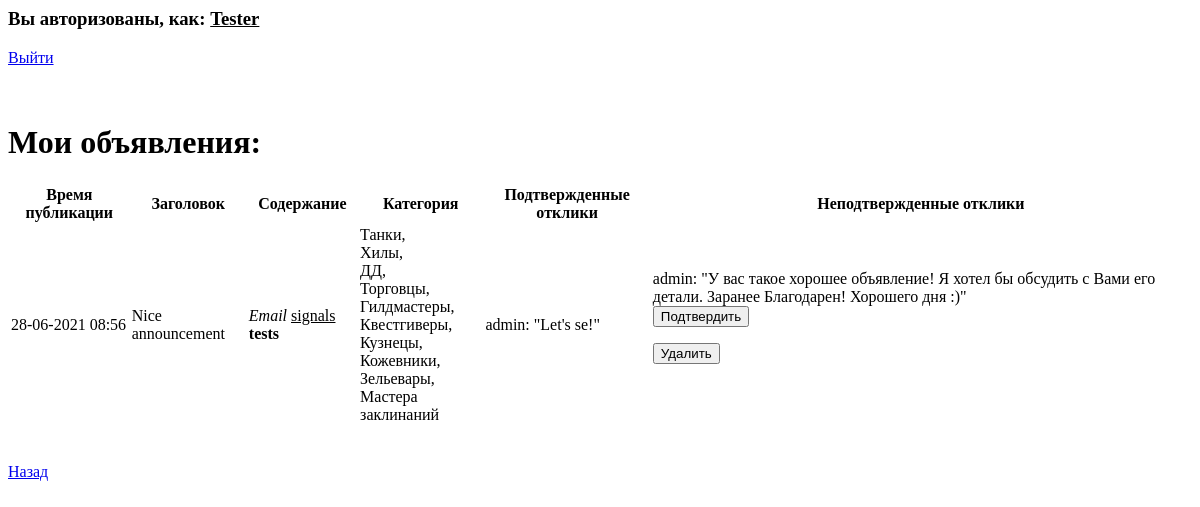
The app's page /private/ (signed in), older data.
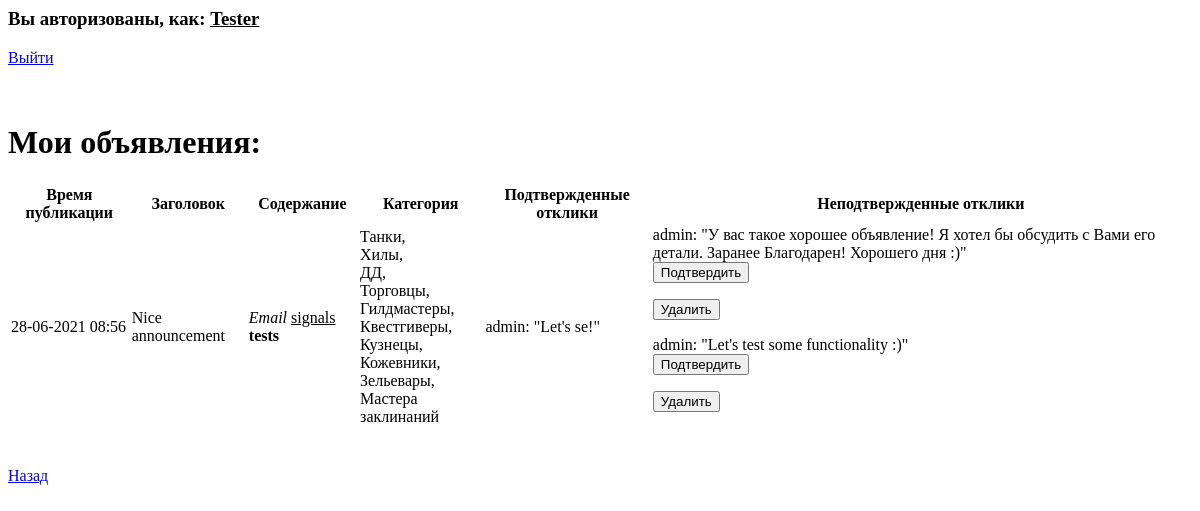
The same page, newer data.
### announcements/models.py (models this page shows, shortened)
class Announcement(models.Model):
    ann_author = models.ForeignKey(User, on_delete=models.CASCADE, verbose_name='Автор объявления')
    ann_title = models.CharField(max_length=255, verbose_name='Заголовок объявления')
    ann_body = RichTextField(blank=True, null=True, verbose_name='Содержание объявления')
    ann_time_in = models.DateTimeField(auto_now_add=True, verbose_name='Time of announcement creation')
    ann_category = models.ManyToManyField(Category, verbose_name='Категория объявления')
    class Meta:
        verbose_name = 'Announcement'
        verbose_name_plural = 'Announcements'

class Category(models.Model):
    cat_name = models.CharField(max_length=255, verbose_name='Category name')
    def __str__(self):
        return self.cat_name
    class Meta:
        verbose_name = 'Category'
        verbose_name_plural = 'Categories'

class Comment(models.Model):
    com_ann = models.ForeignKey(Announcement, on_delete=models.CASCADE, verbose_name='Выбрать публикацию')
    com_author = models.ForeignKey(User, on_delete=models.CASCADE, verbose_name='Автор отклика')
    com_body = models.TextField(verbose_name='Отклик')
    com_time_in = models.DateTimeField(auto_now_add=True, verbose_name='Time of comment creation')
    com_confirmed = models.BooleanField(default=False, verbose_name='Comment confirmed by announcement author')
    def __str__(self):
        return f'{self.com_author}: "{self.com_body}"'
    class Meta:
        verbose_name = 'Comment'
        verbose_name_plural = 'Comments'

### announcements/views.py (the view, shortened to what this page needs)
# urls.py: path('private/', PrivateAccount.as_view(), name='private_account'),
class PrivateAccount(LoginRequiredMixin, ListView):
    model = Announcement
    template_name = 'private_account.html'
    def get_context_data(self, **kwargs):
        context = super().get_context_data(**kwargs)
        context['anns'] = Announcement.objects.filter(ann_author=self.request.user).order_by('-ann_time_in')
        return context

### announcements/templatetags/custom_filters_and_tags.py (called while the page is built)
@register.filter(name='confirmed_comment_filter')
def confirmed_comment_filter(ann_object):
    return Comment.objects.filter(com_ann=ann_object, com_confirmed=True)

@register.filter(name='unconfirmed_comment_filter')
def unconfirmed_comment_filter(ann_object):
    return Comment.objects.filter(com_ann=ann_object, com_confirmed=False)

### templates/private_account.html (shortened to what this page needs)
{% load custom_filters_and_tags %}
<h3>Вы авторизованы, как: <u>{{ user }}</u></h3> <a href={% url 'account_logout' %}>Выйти</a><br><br><br>
{% if anns %}
    <h1>Мои объявления:</h1>
    <table>
        <thead>
            <tr>
                <th>Время публикации</th>
                <th>Заголовок</th>
                <th>Содержание</th>
                <th>Категория</th>
                <th>Подтвержденные отклики</th>
                <th>Неподтвержденные отклики</th>
            </tr>
        </thead>
        {% for ann in anns %}
        <tbody>
            <tr>
                <td>{{ ann.ann_time_in|date:"d-m-Y H:i"}}</td>
                <td>{{ ann.ann_title }}</td>
                <td>{{ ann.ann_body|safe }}</td>
                <td>{{ ann.ann_category.all|join:",<br> " }}</td>
                <td>{{ ann|confirmed_comment_filter|join:",<br> " }}</td>
                {% with ann|unconfirmed_comment_filter as unconfirmed_comments%}
                <td>{% for comment in unconfirmed_comments %}{{ comment }}
                <form method="POST">
                <button type="submit" name="comment_id" value="{{ comment.id }}">Подтвердить</button>
                </form>
                <form action={% url 'comment_delete_by_ann_author' comment.id %}>
                <input type="submit" value="Удалить" />
                </form>{% endfor %}</td>
                {% endwith %}
            </tr>
        </tbody>
        {% endfor %}
    </table><br><br>
{% else %}
    <h1>У вас еще нет объявлений</h1>
{% endif %}
<a href={% url 'main' %}><u>Назад</u></a>

Row changes from the older to the newer data that the page shows:
added Comment: com_author+com_body "admin: \"Let's test some functionality :)\"", {{ comment.id }} 44 (drawn)
